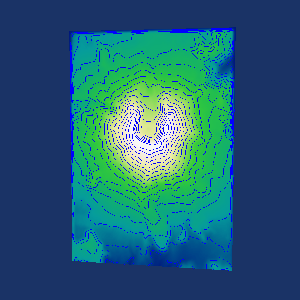

Reproduce this figure in Python.
#!/usr/bin/env python

# Demonstrate vtkPointInterpolator2D with a Gaussian kernel by reading DEM
# terrain data, interpolating elevation onto a plane, and rendering with
# contour lines and a lookup table.

import os

# Factory overrides
import vtkmodules.vtkInteractionStyle  # noqa: F401
import vtkmodules.vtkRenderingFreeType  # noqa: F401
import vtkmodules.vtkRenderingOpenGL2  # noqa: F401

from vtkmodules.vtkCommonCore import (
    vtkLookupTable,
    vtkMath,
)
from vtkmodules.vtkCommonSystem import vtkTimerLog
from vtkmodules.vtkFiltersCore import vtkContourFilter
from vtkmodules.vtkFiltersPoints import (
    vtkGaussianKernel,
    vtkPointInterpolator2D,
)
from vtkmodules.vtkFiltersSources import vtkPlaneSource
from vtkmodules.vtkIOImage import vtkDEMReader
from vtkmodules.vtkRenderingCore import (
    vtkActor,
    vtkPolyDataMapper,
    vtkRenderWindow,
    vtkRenderWindowInteractor,
    vtkRenderer,
)

data_dir = os.environ.get("VPE_DATA_DIR", os.path.dirname(os.path.abspath(__file__)))

# Parameters
res = 200
math = vtkMath()

# Read DEM terrain data
dem_reader = vtkDEMReader()
dem_reader.SetFileName(os.path.join(data_dir, "SainteHelens.dem"))
dem_reader.Update()

terrain_bounds = dem_reader.GetOutput().GetBounds()
center = dem_reader.GetOutput().GetCenter()

# Create a plane to interpolate onto
plane = vtkPlaneSource()
plane.SetResolution(res, res)
plane.SetOrigin(terrain_bounds[0], terrain_bounds[2], terrain_bounds[4])
plane.SetPoint1(terrain_bounds[1], terrain_bounds[2], terrain_bounds[4])
plane.SetPoint2(terrain_bounds[0], terrain_bounds[3], terrain_bounds[4])
plane.Update()

# Gaussian kernel
gaussian_kernel = vtkGaussianKernel()
gaussian_kernel.SetSharpness(2)
gaussian_kernel.SetRadius(200)

interpolator = vtkPointInterpolator2D()
interpolator.SetInputConnection(plane.GetOutputPort())
interpolator.SetSourceConnection(dem_reader.GetOutputPort())
interpolator.SetKernel(gaussian_kernel)
interpolator.SetNullPointsStrategyToClosestPoint()
interpolator.GetLocator().SetNumberOfPointsPerBucket(1)
interpolator.InterpolateZOff()

timer = vtkTimerLog()
timer.StartTimer()
interpolator.Update()
timer.StopTimer()
print("Interpolate Terrain Points (Gaussian): {0}".format(timer.GetElapsedTime()))

scalar_range = interpolator.GetOutput().GetPointData().GetArray("Elevation").GetRange()

# Lookup table
lookup_table = vtkLookupTable()
lookup_table.SetHueRange(0.6, 0)
lookup_table.SetSaturationRange(1.0, 0)
lookup_table.SetValueRange(0.5, 1.0)

interpolator_mapper = vtkPolyDataMapper()
interpolator_mapper.SetInputConnection(interpolator.GetOutputPort())
interpolator_mapper.SetScalarModeToUsePointFieldData()
interpolator_mapper.SelectColorArray("Elevation")
interpolator_mapper.SetScalarRange(scalar_range)
interpolator_mapper.SetLookupTable(lookup_table)

interpolator_actor = vtkActor()
interpolator_actor.SetMapper(interpolator_mapper)

# Contours
contour_filter = vtkContourFilter()
contour_filter.SetInputConnection(interpolator.GetOutputPort())
contour_filter.GenerateValues(20, scalar_range)

contour_mapper = vtkPolyDataMapper()
contour_mapper.SetInputConnection(contour_filter.GetOutputPort())

contour_actor = vtkActor()
contour_actor.SetMapper(contour_mapper)

# Renderer
renderer = vtkRenderer()
renderer.AddActor(interpolator_actor)
renderer.AddActor(contour_actor)
renderer.SetBackground(0.1, 0.2, 0.4)

# Window
render_window = vtkRenderWindow()
render_window.AddRenderer(renderer)
render_window.SetSize(300, 300)
render_window.SetWindowName("interpolator2d dem")

# Scene
camera = renderer.GetActiveCamera()
camera.SetFocalPoint(center)
focal_point = camera.GetFocalPoint()
camera.SetPosition(focal_point[0] + 0.2, focal_point[1] + 0.1, focal_point[2] + 1)
renderer.ResetCamera()

# Interactor
interactor = vtkRenderWindowInteractor()
interactor.SetRenderWindow(render_window)

interactor.Initialize()
interactor.Start()
